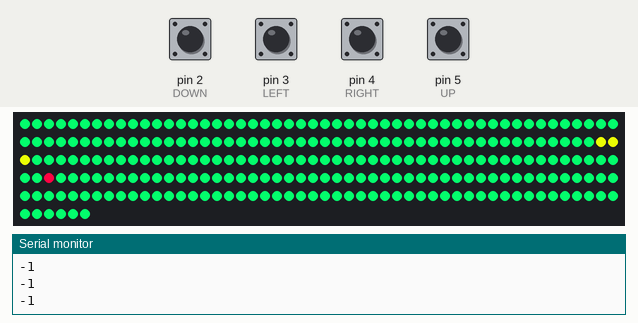
This sketch was run on a simulated Arduino Uno, built with avr-gcc and run on an emulated ATmega328P. On the bench: 256 RGB LEDs in strip order, left to right, continuing on the next row, the last lines printed to the serial monitor. Inputs (shaded band) come from the test bench; at power-on: pin 2 (DOWN), pin 3 (LEFT), pin 4 (RIGHT), pin 5 (UP) HIGH. Random numbers use the default seed unless the sketch sets one; EEPROM starts erased.

Above: at 1.8 s.
1.9 s: pin 3 (LEFT) pulled LOW for 0.6 s
At 3.4 s:
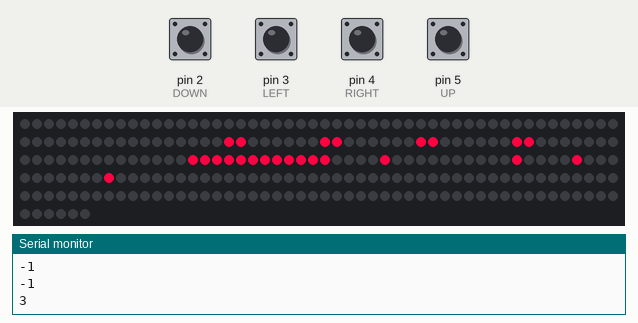
5.5 s: pin 2 (DOWN) pulled LOW for 0.6 s
At 6.0 s:
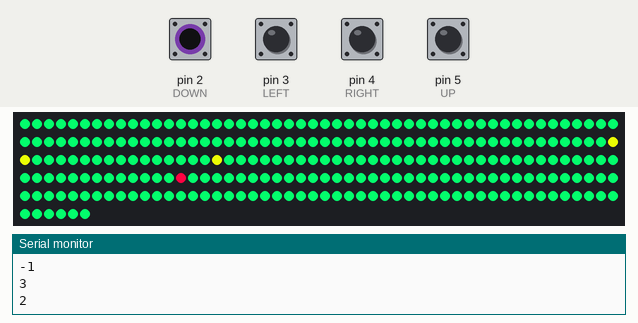
7.6 s: pin 4 (RIGHT) pulled LOW for 0.6 s
9.7 s: pin 5 (UP) pulled LOW for 0.6 s
12.2 s: pin 2 (DOWN) pulled LOW for 1 s
16.2 s: pin 3 (LEFT) pulled LOW for 1 s
At 19.2 s:
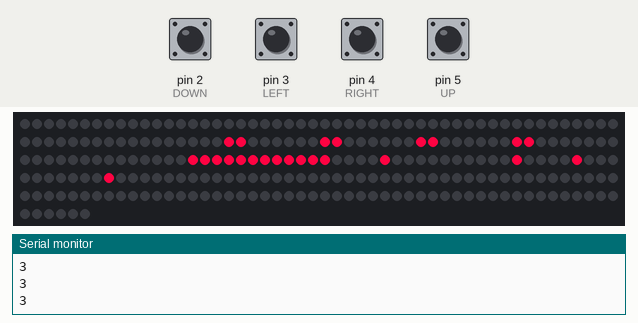
Timing chart, 0 to 19.7 s (numbered marks = the images above; inputs shaded):
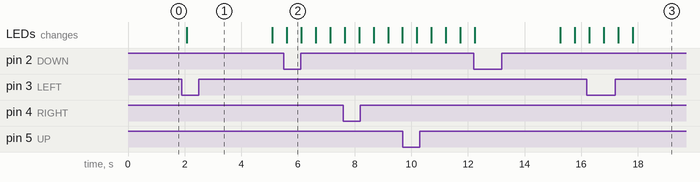

The sketch:

another.ino
```cpp
#include <FastLED.h>
#include <EEPROM.h>


#define DATA_PIN 11
#define UP 5
#define RIGHT 4
#define LEFT 3
#define DOWN 2

CRGB board[256];
int snake[128];
int snakeSize = 3;
int foodPoint;
int pushedButton;
int initialHead = 100;

int prevMove = -1;
bool gameDone = false;

//https://forum.arduino.cc/t/the-reliable-but-not-very-sexy-way-to-seed-random/65872
void reseedRandom( void )
{
  static const uint32_t HappyPrime = 937;
  union
  {
    uint32_t i;
    uint8_t b[4];
  }
  raw;
  int8_t i;
  unsigned int seed;

  for ( i=0; i < sizeof(raw.b); ++i )
  {
    raw.b[i] = EEPROM.read( i );
  }

  do
  {
    raw.i += HappyPrime;
    seed = raw.i & 0x7FFFFFFF;
  }
  while ( (seed < 1) || (seed > 2147483646) );

  randomSeed( seed );

  for ( i=0; i < sizeof(raw.b); ++i )
  {
    EEPROM.write( i, raw.b[i] );
  }
}

void setup() {
  Serial.begin(9600);
  reseedRandom();
  FastLED.addLeds<WS2812B, DATA_PIN, GRB>(board, 256);
  pinMode(UP, INPUT_PULLUP);
  pinMode(RIGHT, INPUT_PULLUP);
  pinMode(DOWN, INPUT_PULLUP);
  pinMode(LEFT, INPUT_PULLUP);
  initializeGame();
}

void loop() {
  getButtons();
  move();
  updateBoard();
  delay(500);
}

void initializeGame(){
  snakeSize = 3;
  foodPoint = random(256);
  while(foodPoint>=98 && foodPoint<=100){
    foodPoint = random(256);
  }
  for(int i = 0; i < (sizeof(snake)/sizeof(snake[0])); i++) {
    snake[i] = 0;
  }
  for(int i = 0; i < (sizeof(board)/sizeof(board[0])); i++) {
    board[i] = CRGB(3, 252, 107);
  }

  for (int i = 0; i < snakeSize; i++) {
    snake[i] = initialHead - i;
    board[snake[i]] = CRGB(232, 252, 3);
  }
  board[foodPoint] = CRGB(252, 3, 65);
  FastLED.show();
}

// int generateRandomNumber(int lower, int upper){
//   //srand(time(0));
//   //randomSeed(1);
//   //delay(100);
//   return random(lower,upper);
// }

void getButtons(){
  if (digitalRead(UP) == LOW) {
    prevMove = UP;
  }
  else if (digitalRead(LEFT) == LOW) {
    prevMove = LEFT;
  }
  else if (digitalRead(RIGHT) == LOW) {
    prevMove = RIGHT;
  }
  else if (digitalRead(DOWN) == LOW) {
    prevMove = DOWN;
  }
  Serial.println(prevMove);

}

void move(){
  if(prevMove != -1){
    int snakeHead = snake[0];
    if (prevMove == UP){
      snakeHead -= 16;
    }else if (prevMove == DOWN){
      snakeHead += 16;
    }else if (prevMove == LEFT){
      snakeHead -= 1;
    }else if (prevMove == RIGHT){
      snakeHead += 1;
    }
    for (int i = snakeSize - 1; i > 0; i--) {
      snake[i] = snake[i - 1];
    }
    snake[0] = snakeHead;
    if(!isCollision()){
        if(snake[0]==foodPoint){
          snakeSize += 1;
          if(snakeSize == 100){
            endGame(true);
          }
          foodPoint = random(256);
          while(foodPoint>=snake[snakeSize-2] && foodPoint<=snake[0]){
            foodPoint = random(256);
          }
        }
      }else{
        endGame(false);
      }
    }
}

bool isCollision(){
  int snakeHead = snake[0];
  if (snakeHead < 0 || snakeHead >= 256){
    return true;
  }
  if(prevMove == RIGHT && snakeHead%16==15){
    return true;
  }
  if(prevMove == LEFT && snakeHead%16==0){
    return true;
  }
  for (int i = 1; i < snakeSize; i++) {
    if (snakeHead == snake[i]) {
      return true;
    }
  }
  return false;
}
void endGame(bool isWinner){
  for(int i = 0; i < (sizeof(board)/sizeof(board[0])); i++) {
    board[i] = CRGB(0, 0, 0);
  }
  board[67] = CRGB(252, 3, 65);
  board[68] = CRGB(252, 3, 65);
  board[83] = CRGB(252, 3, 65);
  board[84] = CRGB(252, 3, 65);
  board[76] = CRGB(252, 3, 65);
  board[75] = CRGB(252, 3, 65);
  board[91] = CRGB(252, 3, 65);
  board[92] = CRGB(252, 3, 65);
  board[114] = CRGB(252, 3, 65);
  board[130] = CRGB(252, 3, 65);
  board[146] = CRGB(252, 3, 65);
  board[125] = CRGB(252, 3, 65);
  board[141] = CRGB(252, 3, 65);
  board[157] = CRGB(252, 3, 65);

  if(isWinner){
    for(int i = 147; i <= 156; i++){
      board[i] = CRGB(252, 3, 65);
    }
  }else{
    for(int i = 115; i <= 124; i++){
      board[i] = CRGB(252, 3, 65);
    }
  }
  FastLED.show();
  delay(3000);
  initializeGame();
}
void updateBoard(){
  for(int i = 0; i < (sizeof(board)/sizeof(board[0])); i++) {
    board[i] = CRGB(3, 252, 107);
  }
  for (int i = 0; i < snakeSize; i++) {
    board[snake[i]] = CRGB(232, 252, 3);
  }
  board[foodPoint] = CRGB(252, 3, 65);
  FastLED.show();
}
```

Measured:
- after the input at 1.9 s, the LEDs: change after 0.17 s (image 1)
